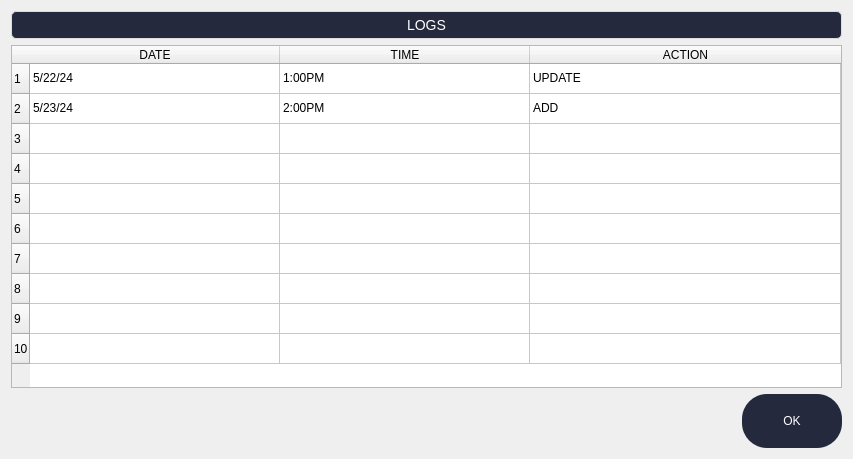
<?xml version="1.0" encoding="UTF-8"?>
<ui version="4.0">
 <class>Dialog</class>
 <widget class="QDialog" name="Dialog">
  <property name="geometry">
   <rect>
    <x>0</x>
    <y>0</y>
    <width>853</width>
    <height>459</height>
   </rect>
  </property>
  <property name="windowTitle">
   <string>Logs</string>
  </property>
  <property name="styleSheet">
   <string notr="true">
QDialong{
background-color:#f4f5fc

}</string>
  </property>
  <layout class="QGridLayout" name="gridLayout">
   <item row="1" column="0" colspan="2">
    <widget class="QTableWidget" name="tableWidget">
     <property name="rowCount">
      <number>10</number>
     </property>
     <attribute name="horizontalHeaderDefaultSectionSize">
      <number>250</number>
     </attribute>
     <attribute name="horizontalHeaderStretchLastSection">
      <bool>true</bool>
     </attribute>
     <row/>
     <row/>
     <row/>
     <row/>
     <row/>
     <row/>
     <row/>
     <row/>
     <row/>
     <row/>
     <column>
      <property name="text">
       <string>DATE</string>
      </property>
     </column>
     <column>
      <property name="text">
       <string>TIME</string>
      </property>
     </column>
     <column>
      <property name="text">
       <string>ACTION</string>
      </property>
     </column>
     <item row="0" column="0">
      <property name="text">
       <string>5/22/24</string>
      </property>
     </item>
     <item row="0" column="1">
      <property name="text">
       <string>1:00PM</string>
      </property>
     </item>
     <item row="0" column="2">
      <property name="text">
       <string>UPDATE</string>
      </property>
     </item>
     <item row="1" column="0">
      <property name="text">
       <string>5/23/24</string>
      </property>
     </item>
     <item row="1" column="1">
      <property name="text">
       <string>2:00PM</string>
      </property>
     </item>
     <item row="1" column="2">
      <property name="text">
       <string>ADD</string>
      </property>
     </item>
    </widget>
   </item>
   <item row="0" column="0" colspan="2">
    <widget class="QLabel" name="label">
     <property name="styleSheet">
      <string notr="true">QLabel {
    color: white;
    font-size: 14px;
    font-family: &quot;Segoe UI&quot;, &quot;Arial&quot;, sans-serif;
    padding: 5px;
    background: #24293e;
    border: 1px solid #dddddd;
    border-radius: 5px;
    text-align: center;
    qproperty-alignment: 'AlignCenter';
}

QLabel[warning=&quot;true&quot;] {
    color: #d9534f;
    background: #f2dede;
    border: 1px solid #ebccd1;
}

QLabel[success=&quot;true&quot;] {
    color: #3c763d;
    background: #dff0d8;
    border: 1px solid #d6e9c6;
}

QLabel[info=&quot;true&quot;] {
    color: #31708f;
    background: #d9edf7;
    border: 1px solid #bce8f1;
}
</string>
     </property>
     <property name="text">
      <string>LOGS</string>
     </property>
     <property name="alignment">
      <set>Qt::AlignCenter</set>
     </property>
    </widget>
   </item>
   <item row="2" column="1">
    <widget class="QPushButton" name="okbtn">
     <property name="sizePolicy">
      <sizepolicy hsizetype="Minimum" vsizetype="Minimum">
       <horstretch>0</horstretch>
       <verstretch>0</verstretch>
      </sizepolicy>
     </property>
     <property name="minimumSize">
      <size>
       <width>20</width>
       <height>0</height>
      </size>
     </property>
     <property name="maximumSize">
      <size>
       <width>100</width>
       <height>16777215</height>
      </size>
     </property>
     <property name="styleSheet">
      <string notr="true">QPushButton{

border-radius: 25px;
color: white;
background-color: #24293e;
padding-top: 20px;
padding-bottom: 20px;






}</string>
     </property>
     <property name="text">
      <string>OK</string>
     </property>
    </widget>
   </item>
  </layout>
 </widget>
 <resources/>
 <connections/>
</ui>
